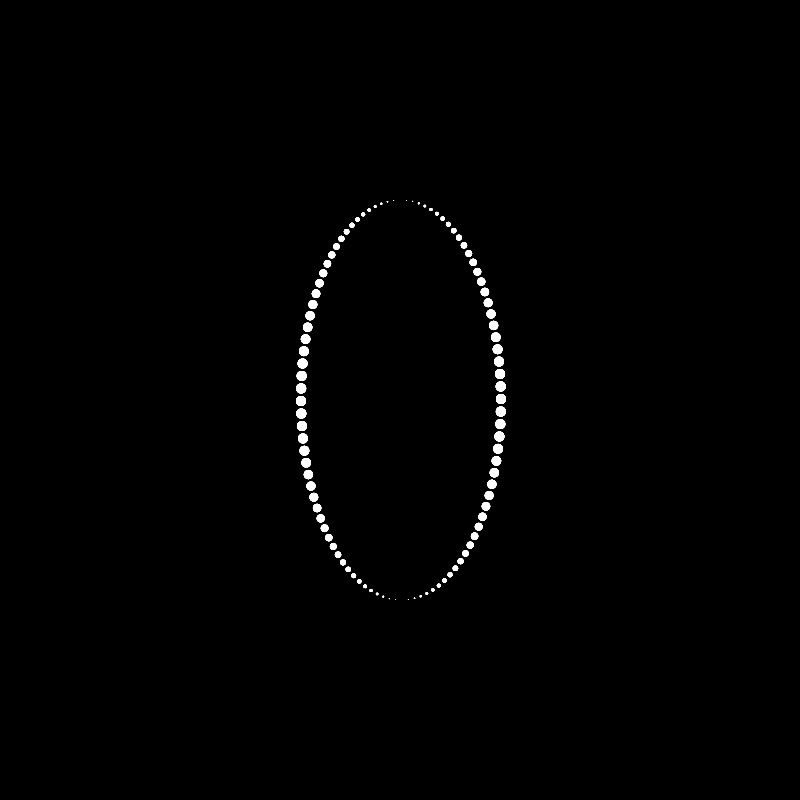
Frame 1 (no input)
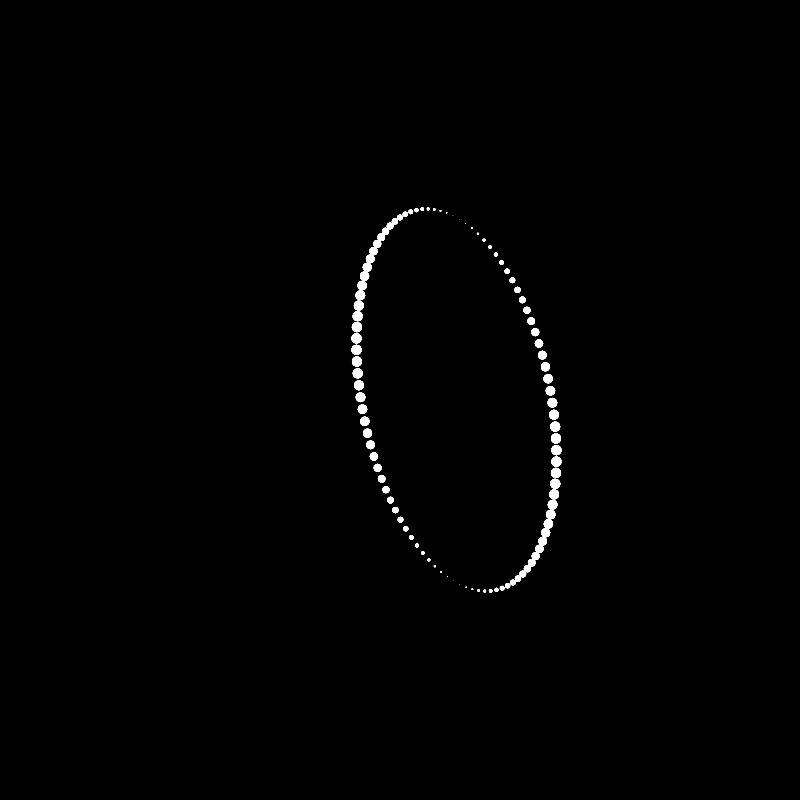
Frame 60 (the mouse pressed at the canvas centre just before this capture)
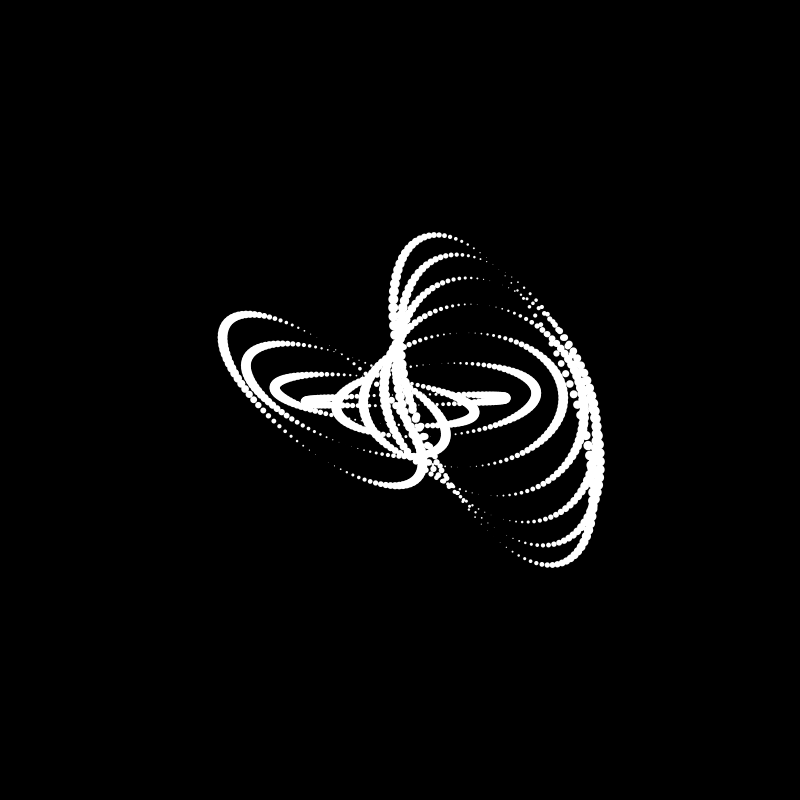
Frame 120 (the mouse held since frame 60 and released just before this capture)

The Processing sketch that drew these frames (run headless with seeded random() and noise(); from frame 60 on, the mouse is pressed at the canvas centre):

// Processing sketch: demo_3_1
// ── demo_3_1.pde
int numPoints = 100;

void setup() {
  size(800, 800); 
  noStroke();
}

void draw() {
  background(0);
  translate(width * 0.5, height * 0.5);
  
  for (int i = 0; i < numPoints; i += 1 ) {
    float angle = map(i, 0, numPoints, 0, TWO_PI);
    float x = sin(angle + frameCount * 0.01) * 100;
    float y = cos(angle) * 100;
    for(int j = 0; j < 10; j += 1) {
      float jAngle = map((mouseX * j), 0, width * 10, 0, TWO_PI);
      float s = sin(angle + frameCount * 0.01) * 10;
      ellipse(x + sin(jAngle + frameCount * 0.01) * 100, y + cos(jAngle + angle + frameCount * 0.01) * 100, s, s);
    }
  }
  
  
}
